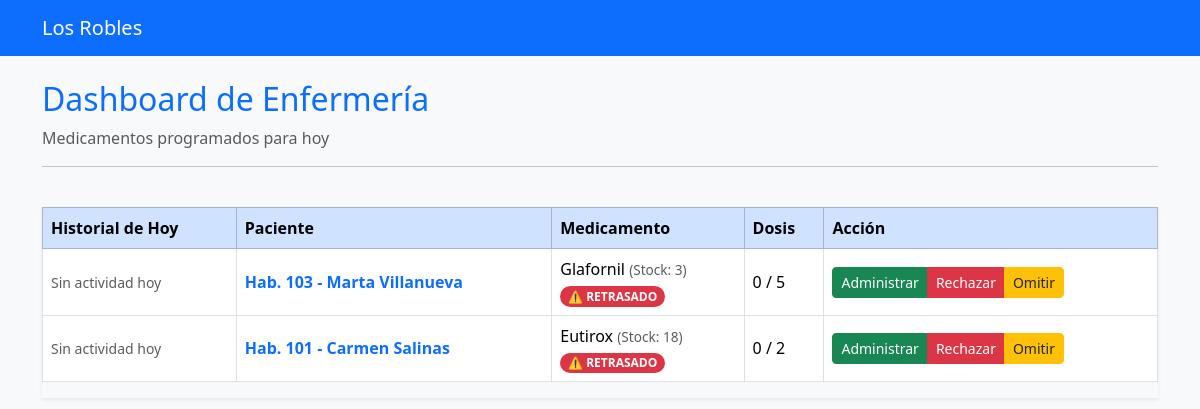
Page /dashboard/ on the earlier database version.
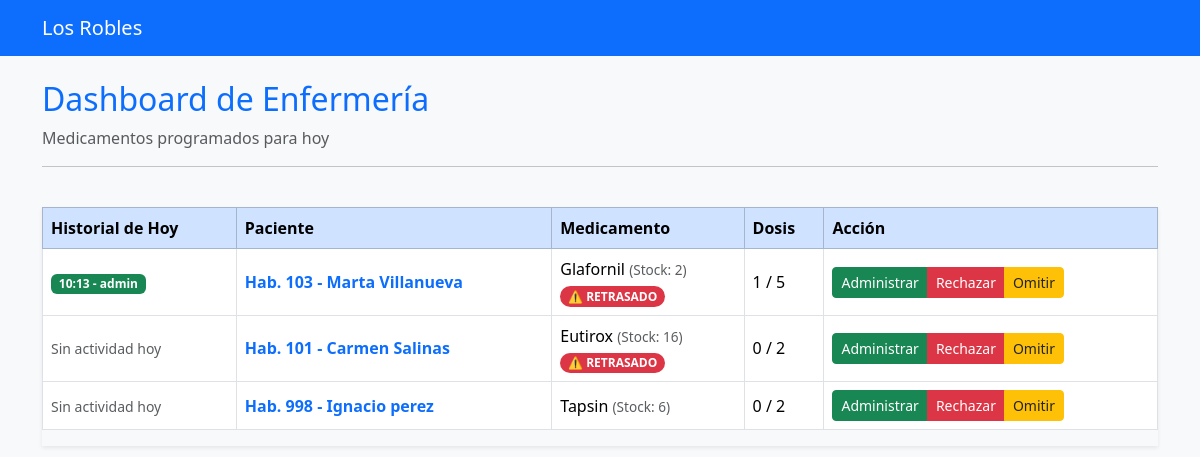
Same page on the later database version.
### gestion/models.py (models this page shows, shortened)
class PlanMedicacion(models.Model):
    residente = models.ForeignKey(Residente, on_delete=models.CASCADE)
    medicamento = models.ForeignKey(Medicamento, on_delete=models.CASCADE)
    dosis = models.CharField(max_length=100)
    stock_actual = models.IntegerField(default=0, help_text="Pastillas traídas por la familia")
    frecuencia_horas = models.IntegerField(help_text="Cada cuántas horas se administra")
    hora_inicio = models.TimeField()
    fecha_inicio_plan = models.DateField()
    activo = models.BooleanField(default=True)
    @property
    def dosis_tomadas_hoy(self):
        return HistorialAdministracion.objects.filter(
            plan=self,
            fecha_hora_real__date=timezone.localdate(),
            estado='ADMINISTRADO'
        ).count()
    @property
    def requiere_dosis_hoy(self):
        return self.dosis_tomadas_hoy < int(self.dosis)
    @property
    def historial_hoy(self):
        return HistorialAdministracion.objects.filter(
        plan=self,
        fecha_hora_real__date=timezone.localdate(),
         ).order_by('fecha_hora_real') # Los ordenamos del más antiguo al más reciente
    @property
    def proxima_hora_esperada(self):
        if not self.requiere_dosis_hoy:
            return None
        horas_desplazamiento = self.dosis_tomadas_hoy * self.frecuencia_horas
        hoy = timezone.localdate()
        momento_inicio = datetime.combine(hoy, self.hora_inicio)
        if timezone.is_naive(momento_inicio):
            momento_inicio = timezone.make_aware(momento_inicio)
        hora_programada = momento_inicio + timedelta(hours=horas_desplazamiento)
        return hora_programada
    @property
    def esta_retrasado(self):
        if not self.requiere_dosis_hoy:
            return False
        ahora = timezone.localtime()
        programada = self.proxima_hora_esperada
        return ahora > (programada + timedelta(minutes=1))

class Residente(models.Model):
    rut = models.CharField(max_length=12, unique=True)
    nombre = models.CharField(max_length=100)
    apellido = models.CharField(max_length=100)
    habitacion_numero = models.IntegerField()
    alertas_criticas = models.TextField(blank=True, help_text="Alergias o condiciones especiales")
    activo = models.BooleanField(default=True)
    diagnostico_principal = models.CharField(max_length=200, blank=True, default="No especificado")
    contacto_familiar = models.CharField(max_length=200, blank=True, help_text="Nombre y Teléfono")
    condicion_deglucion = models.CharField(max_length=200, blank=True, default="Normal", help_text="Ej: Normal, Molido, Sonda")

class Medicamento(models.Model):
    nombre_comercial = models.CharField(max_length=100)
    nombre_generico = models.CharField(max_length=100)
    miligramos = models.FloatField()
    presentacion = models.CharField(max_length=50, help_text="Ej: Comprimidos, Jarabe")

class HistorialAdministracion(models.Model):
    ESTADOS = [
        ('ADMINISTRADO', 'Administrado'),
        ('RECHAZADO', 'Rechazado'),
        ('OMITIDO', 'Omitido'),
    ]
    plan = models.ForeignKey(PlanMedicacion, on_delete=models.PROTECT)
    usuario = models.ForeignKey(Usuario, on_delete=models.PROTECT)
    fecha_hora_real = models.DateTimeField(auto_now_add=True)
    estado = models.CharField(max_length=20, choices=ESTADOS)
    observaciones = models.TextField(blank=True)
    class Meta:
        verbose_name_plural = "Historiales de Administración"

class Usuario(AbstractUser):
    ROL_CHOICES = [
        ('ADMIN', 'Administrador'),
        ('SECRETARIA', 'Secretaria'),
        ('ENFERMERA', 'Enfermera'),
        ('TENS', 'Técnico en Enfermería'),
    ]
    rut = models.CharField(max_length=12, unique=True)
    rol = models.CharField(max_length=15, choices=ROL_CHOICES, default='ENFERMERA')
    nombre_completo = models.CharField(max_length=200)
    groups = models.ManyToManyField(
        'auth.Group',
        related_name='usuario_groups',
        blank=True
    )
    user_permissions = models.ManyToManyField(
        'auth.Permission',
        related_name='usuario_permissions',
        blank=True
    )
    USERNAME_FIELD = 'rut'
    REQUIRED_FIELDS = ['username', 'email']

### gestion/views.py (the view)
# urls.py: path('dashboard/', views.dashboard_enfermeria, name='dashboard'),
def dashboard_enfermeria(request):
    planes_activos = PlanMedicacion.objects.filter(activo=True).order_by('hora_inicio')
    contexto = {
        'planes': planes_activos
    }
    return render(request, 'gestion/dashboard.html', contexto)

### gestion/templates/gestion/dashboard.html (shortened to what this page needs)
{% extends 'gestion/base.html' %}
{% block contenido %}
<div class="row">
    <div class="col-12 mb-4">
        <h2 class="text-primary">Dashboard de Enfermería </h2>
        <p class="text-muted">Medicamentos programados para hoy</p>
        <hr>
    </div>
    <div class="col-12">
        <div class="table-responsive shadow-sm">
            <table class="table table-hover table-bordered align-middle">
                <thead class="table-primary">
                    <tr>
                        <th>Historial de Hoy </th>
                        <th>Paciente </th>
                        <th>Medicamento </th>
                        <th>Dosis</th>
                        <th>Acción</th>
                    </tr>
                </thead>
                <tbody>
                    {% for plan in planes %}
                    <tr>
                        <td>
                            {% for registro in plan.historial_hoy %}
                            <span class="badge
    {% if registro.estado == 'ADMINISTRADO' %}bg-success
    {% elif registro.estado == 'RECHAZADO' %}bg-danger
    {% else %}bg-warning text-dark{% endif %}" style="cursor: pointer;" >
                                {{ registro.fecha_hora_real|date:"H:i" }} - {{ registro.usuario.username }}
                            </span>
                            {% empty %}
                            <small class="text-muted">Sin actividad hoy</small>
                            {% endfor %}
                        </td>
                        <td>
                            <a href="#" class="text-decoration-none fw-bold" data-bs-toggle="modal" data-bs-target="#modalFicha{{ plan.id }}">
                                Hab. {{ plan.residente.habitacion_numero }} - {{ plan.residente.nombre }}  {{ plan.residente.apellido }}
                            </a>
                            </td>
                        <td>
                            {{ plan.medicamento.nombre_comercial }}
                            <span class="text-muted" style="font-size: 0.85rem;">(Stock: {{ plan.stock_actual }})</span>
                            {% if plan.esta_retrasado %}
                            <br>
                            <span class="badge rounded-pill bg-danger" style="font-size: 0.75rem; margin-top: 5px;">
                                ⚠️ RETRASADO
                            </span>
                            {% endif %}
                        </td>
                        <td>{{ plan.dosis_tomadas_hoy }} / {{ plan.dosis }} </td>
                        <td>
                            {% if plan.requiere_dosis_hoy %}
                            <div class="btn-group" role="group">
                                {% if plan.stock_actual > 0 %}
                                <a href="{% url 'administrar_medicamento' plan.id 'ADMINISTRADO' %}"
                                    class="btn btn-success btn-sm">Administrar</a>
                                {% else %}
                                <button type="button" class="btn btn-secondary btn-sm" disabled>Sin Stock</button>
                                {% endif %}
                                <button type="button" class="btn btn-danger btn-sm" data-bs-toggle="modal"
                                    data-bs-target="#modalRechazo{{ plan.id }}">
                                    Rechazar
                                </button>
                                <button type="button" class="btn btn-warning btn-sm text-dark" data-bs-toggle="modal"
                                    data-bs-target="#modalOmitir{{ plan.id }}">
                                    Omitir
                                </button>
                            </div>
                            {% else %}
                            <span style="color: green; font-weight: bold;">✅ Completado</span>
                            {% endif %}
                        </td>
                    </tr>
                    {% endfor %}
                </tbody>
            </table>
        </div>
    </div>
</div>
{% endblock %}

### gestion/templates/gestion/base.html (shortened to what this page needs)
<!DOCTYPE html>
<html lang="es">
<head>
    <link href="https://cdn.jsdelivr.net/npm/bootstrap@5.3.2/dist/css/bootstrap.min.css" rel="stylesheet">
</head>
<body class="bg-light">
    <nav class="navbar navbar-expand-lg navbar-dark bg-primary">
        <div class="container">
            <a class="navbar-brand" href="{% url 'dashboard' %}">Los Robles </a>
        </div>
    </nav>
    <div class="container mt-4">
        {% block contenido %}
        {% endblock %}
    </div>
</body>
</html>

Differences in the rows shown:
changed PlanMedicacion "Marta": stock_actual "3" → "2"; dosis_tomadas_hoy "0" → "1"; no longer shows "Sin actividad hoy"
added HistorialAdministracion: fecha_hora_real "10:13", usuario.username "admin", shown under PlanMedicacion "Marta"
changed PlanMedicacion "Carmen": stock_actual "18" → "16"
added PlanMedicacion: residente.habitacion_numero "998", residente.nombre "Ignacio", residente.apellido "perez", medicamento.nombre_comercial "Tapsin", stock_actual "6", dosis_tomadas_hoy "0", dosis "2", shows "Administrar"
